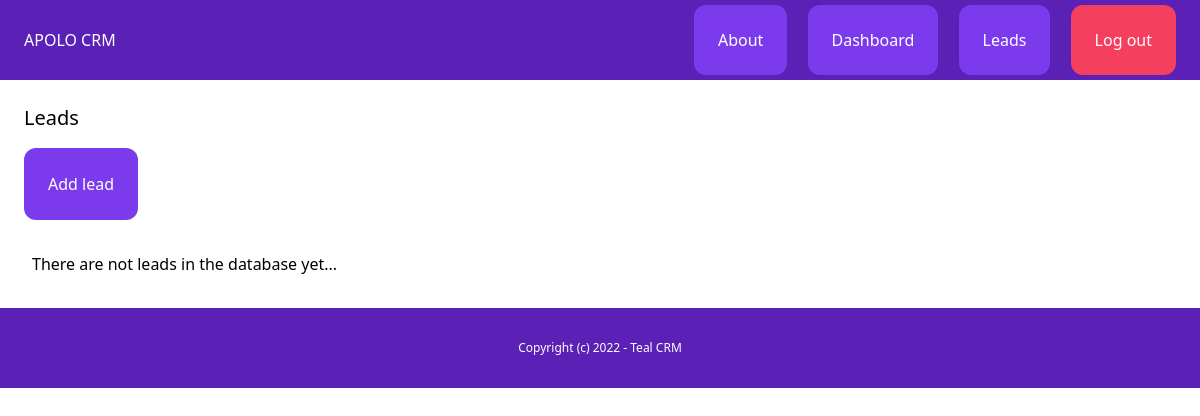
/dashboard/leads/ (signed in), run on an earlier commit of the app's database.
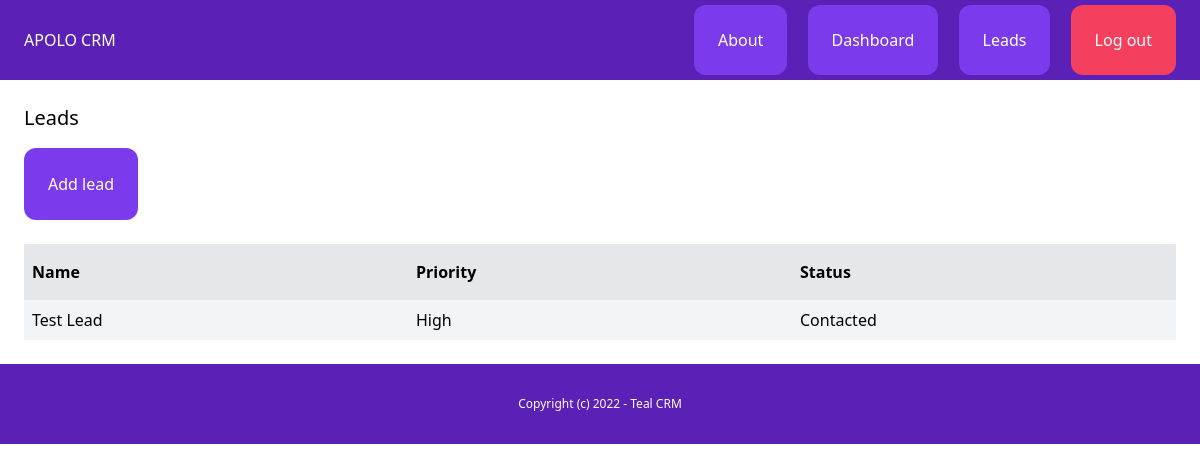
And on a later commit of the database.
### lead/models.py (models this page shows, shortened)
class Lead(models.Model):
    LOW = 'low'
    MEDIUM = 'medium'
    HIGH = 'high'
    CHOICES_PRIORITY = (
        (LOW, 'Low'),
        (MEDIUM, 'Medium'),
        (HIGH, 'High'),
    )
    NEW = 'new'
    CONTACTED = 'contacted'
    WON = 'won'
    LOST = 'lost'
    CHOICES_STATUS = (
        (NEW, 'New'),
        (CONTACTED, 'Contacted'),
        (WON, 'Won'),
        (LOST, 'Lost'),
    )
    name = models.CharField(max_length=255)
    email = models.EmailField()
    description = models.TextField(blank=True, null=True)
    priority = models.CharField(max_length=10, choices=CHOICES_PRIORITY, default=MEDIUM)
    status = models.CharField(max_length=10, choices=CHOICES_STATUS, default=NEW)
    converted_to_client = models.BooleanField(default=False)
    created_by = models.ForeignKey(User, related_name='leads', on_delete=models.CASCADE)
    created_at = models.DateTimeField(auto_now_add=True)
    modified_at = models.DateTimeField(auto_now=True)

### lead/views.py (the view)
# urls.py: path('', views.leads_list, name='leads_list'),
@login_required
def leads_list(request):
    leads = Lead.objects.filter(created_by=request.user)
    return render(request, 'lead/leads_list.html', {
        'leads': leads
    })

### lead/templates/lead/leads_list.html (shortened to what this page needs)
{% extends 'core/base.html' %}
{% block content %}
    <div class="py-6 px-6">
        <h1 class="mb-4 text-xl">Leads</h1>
        <a href="{% url 'add_lead' %}" class="inline-block py-6 px-6 rounded-xl bg-violet-600 text-white">Add lead</a>
        {% if leads %}
            <div class="mt-6 flex justify-between ">
                <p class="py-4 px-2 bg-gray-200 font-semibold w-full">Name</p>
                <p class="py-4 px-2 bg-gray-200 font-semibold w-full">Priority</p>
                <p class="py-4 px-2 bg-gray-200 font-semibold w-full">Status</p>
            </div>
            {% for lead in leads %}
                <div class="flex justify-between">
                    <p class="py-2 px-2 w-full {% cycle 'bg-gray-100' '' %}">
                        <a href="{% url 'leads_detail' lead.id %}">{{ lead.name }}</a>
                    </p>
                    <p class="py-2 px-2 w-full {% cycle 'bg-gray-100' '' %}">{{ lead.get_priority_display }}</p>
                    <p class="py-2 px-2 w-full {% cycle 'bg-gray-100' '' %}">{{ lead.get_status_display }}</p>
                </div>
            {% endfor %}
        {% else %}
            <p class="mt-6 py-2 px-2">There are not leads in the database yet...</p>
        {% endif %}
    </div>
{% endblock %}

### core/templates/core/base.html (shortened to what this page needs)
<!doctype html>
<html>
    <head>
        <script src="https://cdn.tailwindcss.com"></script>
    </head>
    <body>
        <nav class="py-7 px-6 flex justify-between bg-violet-800 space-x-4">
            <a href="/" class="text-white">APOLO CRM</a>
            <div class="space-x-4">
                <a href="{% url 'about' %}" class="text-white py-6 px-6 rounded-xl bg-violet-600">About</a>
                {% if request.user.is_authenticated %}
                    <a href="{% url 'dashboard' %}" class="text-white py-6 px-6 rounded-xl bg-violet-600">Dashboard</a>
                    <a href="{% url 'leads_list' %}" class="text-white py-6 px-6 rounded-xl bg-violet-600">Leads</a>
                    <a href="{% url 'logout' %}" class="text-white py-6 px-6 rounded-xl bg-rose-500">Log out</a>
                {% else %}
                    <a href="{% url 'login' %}" class="text-white py-6 px-6 rounded-xl bg-violet-600">Log in</a>
                    <a href="{% url 'signup' %}" class="text-white py-6 px-6 rounded-xl bg-violet-600">Sing up</a>
                {% endif %}
            </div>
        </nav>
        {% block content %}
        {% endblock %}
        <footer class="py-8 text-center bg-violet-800">
            <p class="text-xs text-white">Copyright (c) 2022 - Teal CRM</p>
        </footer>
    </body>
</html>

What changed in the data, as far as the page shows it:
added Lead: name "Test Lead", priority "High", status "Contacted"
Also different on the page:
text no longer shown: "There are not leads in the database yet..."
text now shown: "Name Priority Status"
